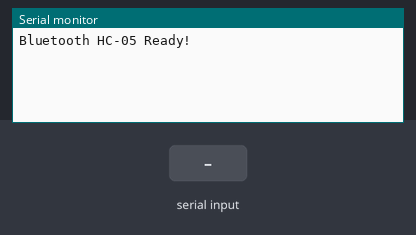
A sketch run on a simulated STM32 Blue Pill. Parts: the last lines printed to the serial monitor. The inputs (shaded band) are chosen by the test bench.

Above: at 1.2 s.
1.3 s: "1\n" received over Serial
At 2.3 s:
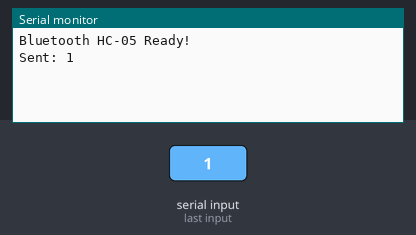
2.8 s: "1\n" received over the second serial link
At 4.3 s:
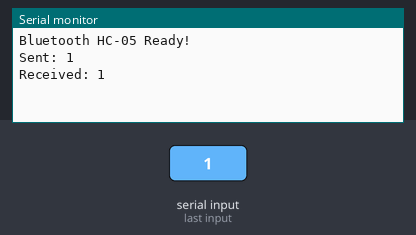
5.3 s: "0\n" received over Serial
At 6.5 s:
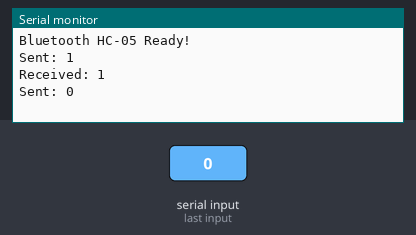
6.8 s: "0\n" received over the second serial link
At 8.6 s:
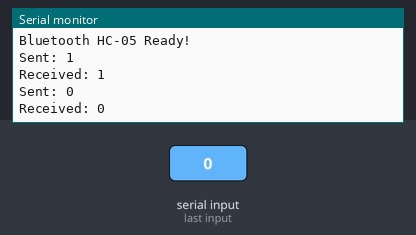

The sketch:

kovid.ino
```cpp
#include <SoftwareSerial.h>

SoftwareSerial BTSerial(0, 1);  // RX, TX
const int flexPin = A0; //connected to A0

void setup() {
    Serial.begin(9600);   // Serial Monitor
    BTSerial.begin(9600); // Bluetooth Module

    Serial.println("Bluetooth HC-05 Ready!");
}

void loop() {
    // Read flex sensor value
    // int flexValue = analogRead(flexPin);


    // if (flexValue > 300) {
    //     BTSerial.println("4120");
    //     Serial.println("Sent over BT: 4120");
    // } else {
    //     BTSerial.println("4070");
    //     Serial.println("Sent over BT: 4070");
    // }

    // // Print flex sensor value for debugging
    // Serial.print("Flex Sensor Value: ");
    // Serial.println(flexValue);

    // delay(1000);


    if (Serial.available()) {
        String command = Serial.readStringUntil('\n');
        BTSerial.println(command);  // Send command to HC-05
        Serial.print("Sent: ");
        Serial.println(command);
    }


    while (BTSerial.available()) {
        String response = BTSerial.readString();
        Serial.print("Received: ");
        Serial.println(response);
    }
}
```

Measured:
- after the input at 1.3 s, the serial monitor: prints a new line at once (image 1)
- after the input at 2.8 s, the serial monitor: prints a new line after 1.0 s (image 2)
- after the input at 5.3 s, the serial monitor: prints a new line at once (image 3)
- after the input at 6.8 s, the serial monitor: prints a new line after 1.0 s (image 4)
